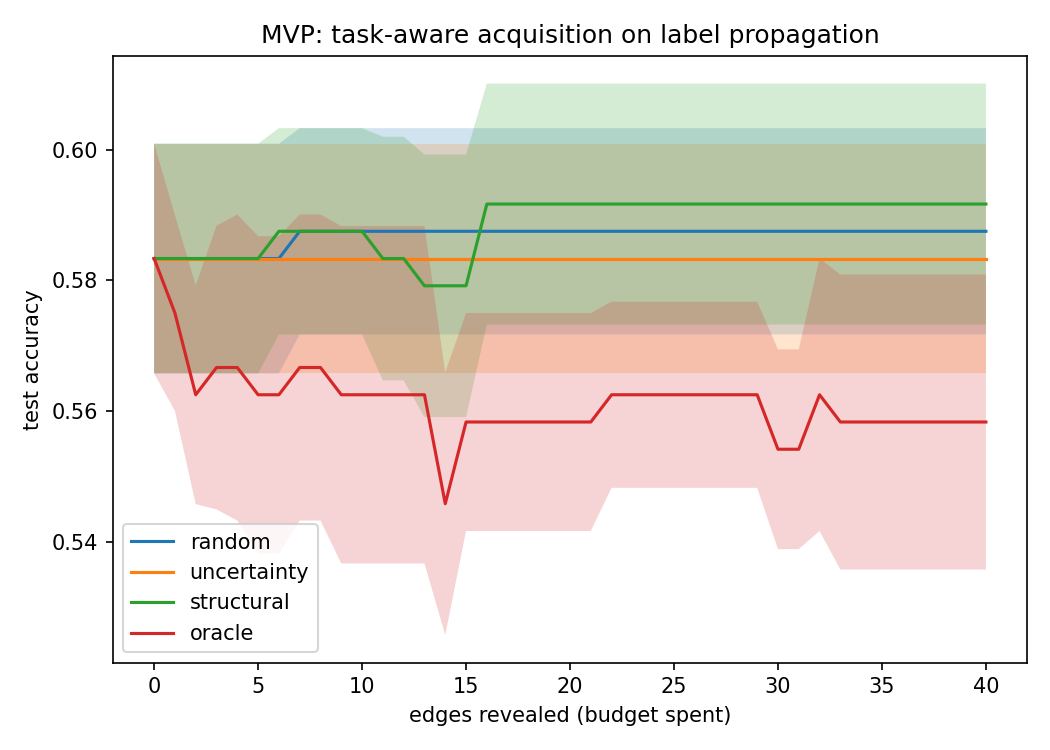

This figure's Python source:
"""MVP Phase 1: task-aware edge acquisition vs heuristics, on label propagation.

LP is deterministic and cheap, so the oracle computes the EXACT value of EVERY candidate
-- no retraining noise, no 15-of-4000 sampling. This is the clean proof of mechanism
before reintroducing the GCN.

Oracle scores on the VALIDATION nodes; accuracy is reported on TEST nodes, which are
never used for scoring or propagation labels.
"""
import os
import sys

import numpy as np
from scipy import stats

sys.path.insert(0, os.path.join(os.path.dirname(__file__), "..", "src"))

from data import make_csbm
from env import GraphEnv
from labelprop import propagate, predict, accuracy, edge_values

N, K, P_IN, P_OUT = 60, 3, 0.12, 0.01
OBSERVE_FRAC = 0.15
BUDGET = 40
SEEDS = range(10)


def entropy_of(F):
    mass = F.sum(axis=1, keepdims=True)
    P = np.divide(F, mass, out=np.full_like(F, 1.0 / F.shape[1]), where=mass > 0)
    return -(P * np.log(P + 1e-12)).sum(axis=1)


def sc_random(env, cands, F):
    return env.rng.random(len(cands))


def sc_uncertainty(env, cands, F):
    ent = entropy_of(F)
    I, J = np.array(cands).T
    return ent[I] + ent[J]


def sc_structural(env, cands, F):
    A = env.observed_graph()
    I, J = np.array(cands).T
    return (A[I] * A[J]).sum(axis=1)


def sc_oracle(env, cands, F):
    return edge_values(env.observed_graph(), env.y, env.train_idx, env.val_idx, cands)


SCORERS = {"random": sc_random, "uncertainty": sc_uncertainty,
           "structural": sc_structural, "oracle": sc_oracle}


def run(y, A_true, X, scorer, seed, budget=BUDGET):
    env = GraphEnv(y, A_true, X, observe_frac=OBSERVE_FRAC, seed=seed)
    curve, unreached_curve = [], []
    for step in range(budget + 1):
        A_obs = env.observed_graph()
        acc, F, unreached = accuracy(A_obs, y, env.train_idx, env.test_idx)
        curve.append(acc)
        unreached_curve.append(int(unreached[env.test_idx].sum()))
        if step == budget:
            break
        cands = env.candidates()
        s = scorer(env, cands, F)
        tied = np.flatnonzero(s == s.max())
        env.reveal(cands[int(env.rng.choice(tied))])
    return np.array(curve), np.array(unreached_curve)


def leakage_checks(y, A_true, X):
    env = GraphEnv(y, A_true, X, observe_frac=OBSERVE_FRAC, seed=0)
    assert not set(env.train_idx.tolist()) & set(env.test_idx.tolist()), "train/test overlap"
    assert not set(env.val_idx.tolist()) & set(env.test_idx.tolist()), "val/test overlap"
    F = propagate(env.observed_graph(), y, env.train_idx)
    Y = np.zeros_like(F)
    Y[env.train_idx, y[env.train_idx]] = 1.0
    assert np.allclose(F[env.train_idx], Y[env.train_idx]), "labelled rows not clamped"
    hidden = [e for e in env.true_edges if e not in env.revealed]
    assert all(env.A_obs[i, j] == 0 for i, j in hidden), "hidden edge leaked into A_obs"
    print("[ok] leakage checks passed (train/val/test disjoint, labels clamped, hidden edges hidden)")


def main():
    y, A_true, X = make_csbm(n=N, k=K, p_in=P_IN, p_out=P_OUT, seed=0)
    n_edges = int(A_true.sum() / 2)
    within = sum(1 for i in range(N) for j in range(i + 1, N) if A_true[i, j] and y[i] == y[j])
    print(f"graph: n={N}, k={K}, edges={n_edges}, within-class={within}, between-class={n_edges - within}")
    leakage_checks(y, A_true, X)

    env0 = GraphEnv(y, A_true, X, observe_frac=OBSERVE_FRAC, seed=0)
    full_acc, _, _ = accuracy(A_true, y, env0.train_idx, env0.test_idx)
    print(f"splits: train={len(env0.train_idx)} val={len(env0.val_idx)} test={len(env0.test_idx)}; "
          f"full-graph LP accuracy (ceiling) = {full_acc:.3f}\n")

    results, unreached = {}, {}
    for name, scorer in SCORERS.items():
        runs = [run(y, A_true, X, scorer, s) for s in SEEDS]
        results[name] = np.array([r[0] for r in runs])
        unreached[name] = np.array([r[1] for r in runs])
        c = results[name]
        print(f"{name:>12}: start={c[:,0].mean():.3f} end={c[:,-1].mean():.3f} "
              f"AUC={np.trapz(c, axis=1).mean():.2f}  "
              f"unreachable test nodes {unreached[name][:,0].mean():.1f} -> {unreached[name][:,-1].mean():.1f}")

    print(f"\npaired tests on final accuracy (n={len(list(SEEDS))} seeds):")
    for ref in ["random", "structural", "uncertainty"]:
        d = results["oracle"][:, -1] - results[ref][:, -1]
        t, p = stats.ttest_rel(results["oracle"][:, -1], results[ref][:, -1])
        flag = "  *** significant" if p < 0.05 else ""
        print(f"  oracle vs {ref:>12}: diff={d.mean():+.3f}  t={t:.2f}  p={p:.4f}{flag}")

    plot(results)


def plot(results):
    import matplotlib
    matplotlib.use("Agg")
    import matplotlib.pyplot as plt
    plt.figure(figsize=(7, 5))
    for name, c in results.items():
        m = c.mean(axis=0)
        se = c.std(axis=0, ddof=1) / np.sqrt(c.shape[0])
        x = np.arange(len(m))
        plt.plot(x, m, label=name)
        plt.fill_between(x, m - se, m + se, alpha=0.2)
    plt.xlabel("edges revealed (budget spent)")
    plt.ylabel("test accuracy")
    plt.title("MVP: task-aware acquisition on label propagation")
    plt.legend()
    plt.tight_layout()
    out = os.path.join(os.path.dirname(__file__), "mvp_phase1.png")
    plt.savefig(out, dpi=150)
    print(f"\nsaved plot: {out}")


if __name__ == "__main__":
    main()
